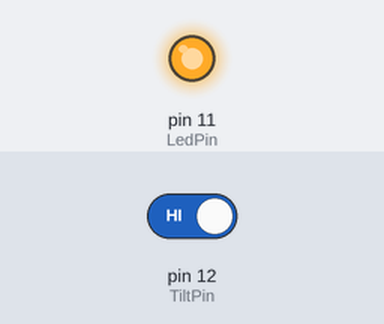
Bench run of a program on a simulated Raspberry Pi (header pin numbers). On the bench: output pins drawn as LEDs (lit = HIGH). Inputs (shaded band) come from the test bench; at power-on: pin 12 (TiltPin) HIGH. What the program prints to the terminal is not drawn.

Above: at 1.2 s.
1.3 s: pin 12 (TiltPin) driven LOW
At 2.5 s:
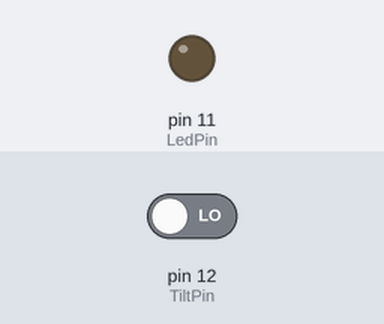
2.8 s: pin 12 (TiltPin) driven HIGH
At 3.7 s:
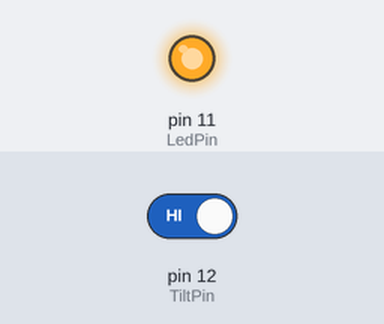
Timing chart, 0 to 5.8 s (numbered marks = the images above; inputs shaded):
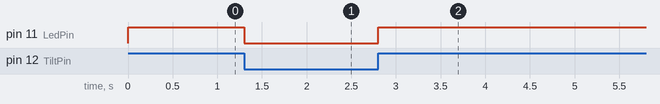

Measured:
- after the input at 1.3 s, pin 11 (LedPin): HIGH → LOW at once
- after the input at 2.8 s, pin 11 (LedPin): LOW → HIGH at once

The program:

tiltSwitch.py
```python
import RPi.GPIO as GPIO

LedPin = 11
TiltPin = 12

def setup():
    GPIO.setwarnings(False)
    GPIO.setmode(GPIO.BOARD)
    GPIO.setup(LedPin, GPIO.OUT)
    GPIO.setup(TiltPin, GPIO.IN, pull_up_down=GPIO.PUD_UP)
    GPIO.output(LedPin, GPIO.HIGH)

def loop():
    while True:
        if GPIO.input(TiltPin) == GPIO.LOW:
            GPIO.output(LedPin, GPIO.LOW)
            print 'LED ON...'

        else:
            GPIO.output(LedPin, GPIO.HIGH)
            print '          ...LED OFF'

def destroy():
    GPIO.output(LedPin, GPIO.HIGH)
    GPIO.cleanup()

if __name__ == '__main__':
    setup()
    try:
        loop()
    except KeyboardInterrupt:
        destroy()
```
